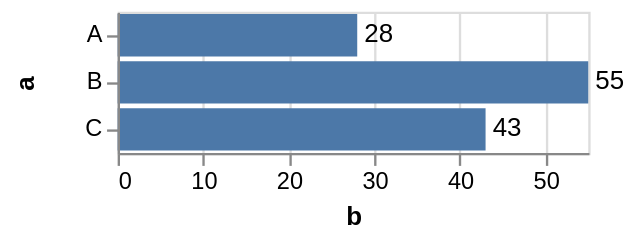

Vega-Lite specification for this chart:
### Vega specification from a JSON file in a GitHub repository (floating-point values rounded to 4 significant figures)
{"$schema": "https://vega.github.io/schema/vega/v5.json", "autosize": "pad", "padding": 5, "width": 200, "style": "cell", "data": [{"name": "source_0", "values": [{"a": "A", "b": 28}, {"a": "B", "b": 55}, {"a": "C", "b": 43}]}], "signals": [{"name": "y_step", "value": 20}, {"name": "height", "update": "bandspace(domain('y').length, 0.1, 0.05) * y_step"}], "marks": [{"name": "layer_0_marks", "type": "rect", "style": ["bar"], "from": {"data": "source_0"}, "encode": {"update": {"fill": [{"test": "datum[\"b\"] === null || isNaN(datum[\"b\"])", "value": null}, {"value": "#4c78a8"}], "tooltip": {"signal": "{\"a\": ''+datum[\"a\"], \"b\": format(datum[\"b\"], \"\")}"}, "x": {"scale": "x", "field": "b"}, "x2": {"scale": "x", "value": 0}, "y": {"scale": "y", "field": "a"}, "height": {"scale": "y", "band": true}}}}, {"name": "layer_1_marks", "type": "text", "style": ["text", "label"], "from": {"data": "source_0"}, "encode": {"update": {"fill": [{"test": "datum[\"b\"] === null || isNaN(datum[\"b\"])", "value": null}, {"value": "black"}], "tooltip": {"signal": "{\"a\": ''+datum[\"a\"], \"b\": format(datum[\"b\"], \"\")}"}, "x": {"scale": "x", "field": "b"}, "y": {"scale": "y", "field": "a", "band": 0.5}, "text": {"signal": "format(datum[\"b\"], \"\")"}}}}], "scales": [{"name": "x", "type": "linear", "domain": {"data": "source_0", "field": "b"}, "range": [0, {"signal": "width"}], "nice": true, "zero": true}, {"name": "y", "type": "band", "domain": {"data": "source_0", "field": "a", "sort": true}, "range": {"step": {"signal": "y_step"}}, "paddingInner": 0.1, "paddingOuter": 0.05}], "axes": [{"scale": "x", "orient": "bottom", "grid": false, "title": "b", "labelFlush": true, "labelOverlap": true, "tickCount": {"signal": "ceil(width/40)"}, "zindex": 1}, {"scale": "x", "orient": "bottom", "gridScale": "y", "grid": true, "tickCount": {"signal": "ceil(width/40)"}, "domain": false, "labels": false, "maxExtent": 0, "minExtent": 0, "ticks": false, "zindex": 0}, {"scale": "y", "orient": "left", "grid": false, "title": "a", "labelOverlap": true, "zindex": 1}], "config": {"axisY": {"minExtent": 30}, "style": {"label": {"align": "left", "baseline": "middle", "dx": 3}}}}
